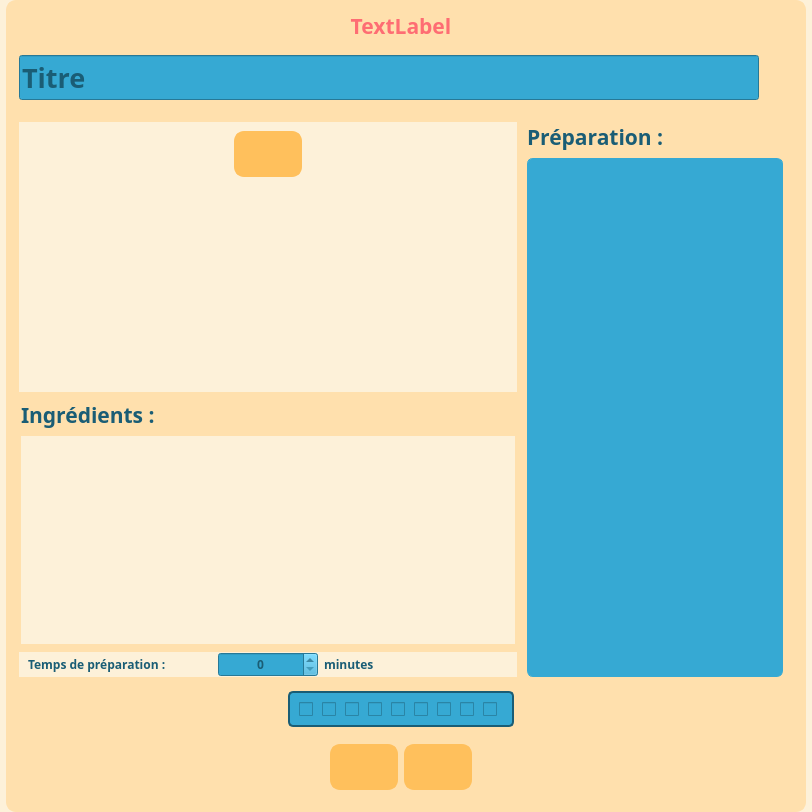
<?xml version="1.0" encoding="UTF-8"?>
<ui version="4.0">
 <class>Form</class>
 <widget class="QWidget" name="Form">
  <property name="geometry">
   <rect>
    <x>0</x>
    <y>0</y>
    <width>812</width>
    <height>812</height>
   </rect>
  </property>
  <property name="windowTitle">
   <string>Form</string>
  </property>
  <property name="styleSheet">
   <string notr="true">
/**/
    QWidget{
        background-color:#fdf1d9;
        font-family:Poiret One;
        font: bold;
    }

    QMainWindow{
        background-color: #fdf1d9;
    }
    
    QFrame#frame_tags_2 {
        background-color: #36a9d3;
        border: 2px solid #1a5d75;
        /*border-bottom-color: #1a5d75;  same as the pane color */
        /*border-top-left-radius: 5px;*/
        border-radius: 5px;
    }

    QFrame#frame_tags{
        background-color: #ffe0ad;
        border: 2px solid #ffe0ad;
        border-radius: 5px;
    }

    QFrame#frame_bottom{
        border: 4px solid #ffe0ad;
        border-radius: 10px;
        background-color:#ffe0ad;
    }
    
    QFrame#frame_details, QFrame#frame_new_recipe, QFrame#frame_6, 
    QFrame#frame_4, QFrame#frame_16, QFrame#frame_8, QFrame#frame_9, 
    QFrame#frame_7, QFrame#frame_10, QFrame#frame_20, QFrame#frame_ingredients,
    QFrame#frame_wB, QFrame#frame_17, QFrame#frame_19{
        border: 2px solid #ffe0ad;
        border-radius: 10px;
        background-color:#ffe0ad;
    }
    
    QFrame#frame_add_ingredient{
        border: 1px solid #17c3b2;
        border-radius: 3px;
        background-color:#17c3b2;
    }
    
    QFrame#frame_confirm {
        background-color: #36a9d3;
        border: 4px solid #fe6d73;
        /*border-bottom-color: #1a5d75;  same as the pane color */
        /*border-top-left-radius: 5px;*/
        border-radius: 6px;
    }
    
    QTabWidget::pane { /* The tab widget frame */
        border-top: 2px solid #1a5d75;
        position: absolute;
        top: -0.5em;
    }
    
    QTabWidget::tab-bar {
        alignment: center;
    }
    
    /* Style the tab using the tab sub-control. Note that
        it reads QTabBar _not_ QTabWidget */
    QTabBar::tab {
        background-color:#36a9d3;
        /*border: 0px solid #1a5d75;
        /*border-bottom-color: #1a5d75; /* same as the pane color */
        /*border-top-left-radius: 0px;
        border-top-right-radius: 0px;*/
        min-width: 8ex;
        padding: 20px;
        color:#1a5d75;
    }
    
    QTabBar::tab:selected, QTabBar::tab:hover {
        background-color:#1a5d75;
        color:#36a9d3;
    }
    
    QTabBar::tab:selected {
        border-color: #1a5d75;
        /*border-bottom-color: #1a5d75; /* same as pane color */
    }
    
    QToolBox {
        icon-size: 40px;
    }
    
    QToolBox::tab {
        background-color:#36a9d3;
        border-radius: 5px;
        color: #1a5d75;
    }
    QToolBox::tab:hover, QToolBox::tab:selected {
        background-color:#1a5d75;
        border-radius: 5px;
        color: #36a9d3;
    }
    
    QToolBox::tab:selected {
    
    }
    
    QPushButton{
        background-color: #ffc05c;
        border-style: solid;
        border-width: 2px;
        border-radius: 10px;
        border-color: #ffc05c;
        font: bold 18px;
        /*min-width: 10em;*/
        padding: 8px;
        color:#1a5d75;
    
    }
    
    QPushButton:hover{
        border-color: #fe6d73;
    }
    
    QPushButton:pressed,  QPushButton:checked{
        border-width: 5px;
        border-radius: 15px;
        font:  15px;
        border-color: #fe6d73;
    }
    
    QPushButton#pB_filter{
        image: url(file:///../UI/images/icon_filter.png);
        max-width:70px;
        max-height:70px;
    }
    
    QPushButton#pB_filter:pressed,  QPushButton#pB_filter:checked{
        border-width: 5px;
        border-radius: 15px;
        image: url(file:///../UI/images/icon_filter_red.png);
        border-color: #fe6d73;
    }
    
    QPushButton#pB_option, QPushButton#pB_option_2 {
        background-color: #fdf1d9;
        border-style: outset;
        border-width: 0px;
        border-radius: 0px;
        border-color: #fdf1d9;
        font: 18px;
        /*min-width: 10em;*/
        padding: 4px;
        color:#1a5d75;
    
    }
    
    QPushButton#pB_option:hover, QPushButton#pB_option_2:hover {
        color:#fe6d73;
    }
    
    QPushButton#pB_option:pressed, QPushButton#pB_option_2:pressed, QPushButton#pB_option:checked, QPushButton#pB_option_2:checked {
        color:#ffc05c;
        font: bold 20px;
    }

    QCheckBox {
        color: #1a5d75;
    }
    
    QCheckBox#cB_restes_2::indicator:unchecked {
        image: url(file:///../UI/images/icon_recycle_uncheck.png);
        width:50px;
        height:50px;
    }
    
    QCheckBox#cB_restes_2::indicator:checked {
        image: url(file:///../UI/images/icon_recycle_check.png);
        width:50px;
        height:50px;
    }
    
    QCheckBox#cB_restes_2::indicator:hover {
        width:45px;
        height:45px;
    }
    
    
    QCheckBox#cB_recherche::indicator:unchecked {
        image: url(file:///../UI/images/icon_up_arrow.png);
        width:20px;
        height:20px;
    }
    
    QCheckBox#cB_recherche::indicator:checked {
        image: url(file:///../UI/images/icon_down_arrow.png);
        width:20px;
        height:20px;
    }
    
    QCheckBox#cB_recherche::indicator:hover{
        width:18px;
        height:18px;
    }

    QCheckBox#cB_web{
        background-color:transparent;
        color:transparent;
    }
    
    QCheckBox#cB_web::indicator:unchecked {
        image: url(file:///../UI/images/icon_web_search_gp.png);
        width:45px;
        height:45px;
    }
    
    QCheckBox#cB_web::indicator:checked {
        image: url(file:///../UI/images/icon_web_search_pg.png);
        width:45px;
        height:45px;
    }
    
    QCheckBox#cB_web::indicator:hover{
        image: url(file:///../UI/images/icon_web_search_gr.png);	
        /*width:45px;
        height:45px;*/
    }
        
    QCheckBox#cB_tagdouble, QCheckBox#cB_tagkids, QCheckBox#cB_tagvegan, QCheckBox#cB_tagsummer, QCheckBox#cB_tagwinter, QCheckBox#cB_tagdessert, QCheckBox#cB_taglunch, QCheckBox#cB_tagdinner, QCheckBox#cB_tagtips{
        background-color: #36a9d3;
    }
    
    
    /**
    CheckBox icons for new recipe
    **/
    
    QCheckBox#cB_tagdouble::indicator:unchecked {
        image: url(file:///../UI/images/tag_double_black_LD.png);
        width:50px;
        height:50px;
    }
    
    QCheckBox#cB_tagdouble::indicator:checked {
        image: url(file:///../UI/images/tag_double_color_LD.png);
        width:50px;
        height:50px;
    }
    
    QCheckBox#cB_tagdouble::indicator:hover {
        width:45px;
        height:45px;
    }
    
    QCheckBox#cB_tagkids::indicator:unchecked {
        image: url(file:///../UI/images/tag_kids_black_LD.png);
        width:50px;
        height:50px;
    }
    
    QCheckBox#cB_tagkids::indicator:checked {
        image: url(file:///../UI/images/tag_kids_color_LD.png);
        width:50px;
        height:50px;
    }
    
    QCheckBox#cB_tagkids::indicator:hover {
        width:45px;
        height:45px;
    }
    
    QCheckBox#cB_tagvegan::indicator:unchecked {
        image: url(file:///../UI/images/tag_vegan_black_LD.png);
        width:60px;
        height:60px;
    }
    
    QCheckBox#cB_tagvegan::indicator:checked {
        image: url(file:///../UI/images/tag_vegan_color_LD.png);
        width:60px;
        height:560px;
    }
    
    QCheckBox#cB_tagvegan::indicator:hover {
        width:55px;
        height:55px;
    }
    
    QCheckBox#cB_taglunch::indicator:unchecked {
        image: url(file:///../UI/images/tag_lunch_black_LD.png);
        width:50px;
        height:50px;
    }
    
    QCheckBox#cB_taglunch::indicator:checked {
        image: url(file:///../UI/images/tag_lunch_color_LD.png);
        width:50px;
        height:50px;
    }
    
    QCheckBox#cB_taglunch::indicator:hover {
        width:45px;
        height:45px;
    }
    
    QCheckBox#cB_tagdinner::indicator:unchecked {
        image: url(file:///../UI/images/tag_dinner_black_LD.png);
        width:50px;
        height:50px;
    }
    
    QCheckBox#cB_tagdinner::indicator:checked {
        image: url(file:///../UI/images/tag_dinner_color_LD.png);
        width:50px;
        height:50px;
    }
    
    QCheckBox#cB_tagdinner::indicator:hover {
        width:45px;
        height:45px;
    }
    
    QCheckBox#cB_tagtips::indicator:unchecked {
        image: url(file:///../UI/images/tag_tips_black_LD.png);
        width:50px;
        height:50px;
    }
    
    QCheckBox#cB_tagtips::indicator:checked {
        image: url(file:///../UI/images/tag_tips_color_LD.png);
        width:50px;
        height:50px;
    }
    
    QCheckBox#cB_tagtips::indicator:hover {
        width:45px;
        height:45px;
    }
    
    QCheckBox#cB_tagsummer::indicator:unchecked {
        image: url(file:///../UI/images/tag_ete_black_LD.png);
        width:50px;
        height:50px;
    }
    
    QCheckBox#cB_tagsummer::indicator:checked {
        image: url(file:///../UI/images/tag_ete_color_LD.png);
        width:50px;
        height:50px;
    }
    
    QCheckBox#cB_tagsummer::indicator:hover {
        width:45px;
        height:45px;
    }
    
    QCheckBox#cB_tagwinter::indicator:unchecked {
        image: url(file:///../UI/images/tag_hiver_black_LD.png);
        width:50px;
        height:50px;
    }
    
    QCheckBox#cB_tagwinter::indicator:checked {
        image: url(file:///../UI/images/tag_hiver_color_LD.png);
        width:50px;
        height:50px;
    }
    
    QCheckBox#cB_tagwinter::indicator:hover {
        width:45px;
        height:45px;
    }
    
    QCheckBox#cB_tagdessert::indicator:unchecked {
        image: url(file:///../UI/images/tag_dessert_black_LD.png);
        width:50px;
        height:50px;
    }
    
    QCheckBox#cB_tagdessert::indicator:checked {
        image: url(file:///../UI/images/tag_dessert_color_LD.png);
        width:50px;
        height:50px;
    }
    
    QCheckBox#cB_tagdessert::indicator:hover {
        width:45px;
        height:45px;
    }
    
    QCheckBox#cB_search_tag_dessert::indicator:unchecked {
        image: url(file:///../UI/images/tag_dessert_black_LD.png);
        width:50px;
        height:50px;
    }
    
    QCheckBox#cB_search_tag_dessert::indicator:checked {
        image: url(file:///../UI/images/tag_dessert_color_LD.png);
        width:50px;
        height:50px;
    }
    
    QCheckBox#cB_search_tag_dessert::indicator:hover {
        width:45px;
        height:45px;
    }

    QCheckBox#cB_search_recipe_name::indicator:checked, QCheckBox#cB_search_preparation::indicator:checked, QCheckBox#cB_search_ingredients::indicator:checked {
        image: url(file:///../UI/images/icon_check.png);
        width:20px;
        height:20px;
    }

    QCheckBox#cB_search_recipe_name::indicator:unchecked, QCheckBox#cB_search_preparation::indicator:unchecked, QCheckBox#cB_search_ingredients::indicator:unchecked {
        image: url(file:///../UI/images/icon_uncheck.png);
        width:20px;
        height:20px;
    }
    
    QTableWidget {
        background-color: #fdf1d9;
        selection-background-color: #ffe0ad;
        selection-color: #ffe0ad;
        alternate-background-color: #fdf1d9;
        color: #1a5d75;
        border-radius: 6px;
    }
    
    QTableWidget::item:hover{
        color:#ffc05c;
    }
    
    QTableWidget#tW_historique {
        background-color: #fdf1d9;
        selection-background-color: #ffcb77;
        selection-color: #1a5d75;
    }

    QTableWidget#tW_ingredients{
        background-color: #17c3b2;
        border-color: #17c3b2;
    }

    QHeaderView::section {
        background-color: #ffe0ad;
        color: #1a5d75;
        border: none;
        
    }

    QDateEdit {
        background-color: #36a9d3;
        color: #1a5d75;
        font: bold 18px;
    }
    
    QSpinBox {
        background-color: #36a9d3;
        color: #1a5d75;
    }
    
    QListWidget {
        background-color: #fdf1d9;
        selection-background-color: #ffc05c;
        selection-color: #1a5d75;
        alternate-background-color: #fdf1d9;
        color: #1a5d75;
    }
    
    QListWidget::item:hover{
        color:#ffc05c;
    }
    
    QListWidget#lW_menu, QListWidget#lW_courses {
        background-color: #ffe0ad;
    }
    
    QListWidget#lW_menu {
        border: 1px solid #ffe0ad;
        border-radius: 10px;
    }
    
    QLineEdit {
        background-color: #36a9d3;
        color: #1a5d75;
    }
    

    QLabel {
        color: #1a5d75;
        background-color: transparent;
    }
    
    QLabel#label_vegan, QLabel#label_kids, QLabel#label_double, QLabel#label_summer, QLabel#label_winter, QLabel#label_dessert_2, QLabel#label_lunchdinner, QLabel#label_tips{
        background-color: #ffe0ad;
    }
    
    QLabel#label_newedit{
        color: #fe6d73;
    }

    QLabel#label_confirm, QLabel#label_warning {
        background-color: transparent;
    }
        
    
    QComboBox {
        border: 4px solid #ffc05c;
        border-radius: 3px;
        background: #36a9d3;
        padding: 1px 23px 1px 3px;
        min-width: 6em;
        color: #1a5d75;
        font-size: 18px;
    
    }
    QComboBox::drop-down {
        subcontrol-origin: padding;
        subcontrol-position: top right;
        width: 20px;
    
        border-top-right-radius: 3px;
        border-bottom-right-radius: 3px;
    }
    QComboBox::down-arrow {
        image: url(file:///../UI/images/icon_down_arrow.png);
        width: 20px;
        height: 20px;
    }
    
    QComboBox#cB_ingredient, QComboBox#cB_unit{
        border: 1px solid #ffc05c;
        border-radius: 2px;
        background: #36a9d3;
        padding: 1px 1px 1px 1px;
        min-width: 6em;
        color: #1a5d75;
        font-size: 14px;
    }
    
    QComboBox#cB_ingredient::down-arrow, QComboBox#cB_unit::down-arrow {
        width: 15px;
        height: 15px;
    }
    
     
    QComboBox QAbstractItemView{
        background-color: #fdf1d9;
        /*color: #1a5d75;*/
        selection-background-color: #ffc05c;
        /*selection-color: #1a5d75;*/
    }

    QToolTip {
        opacity: 300;
        border: 2px solid #ffc05c;
        border-radius: 4px;
        padding: 2px;
        background-color: #fdf1d9;
        color: #1a5d75;
    
    }
    
    QScrollBar:vertical, QScrollBar:horizontal {
        border: 1px solid #1a5d75;
        background:#fdf1d9;
        width:10px; 
        margin: 0px 0px 0px 0px;
      }
    QScrollBar::handle:vertical, QScrollBar::handle:horizontal {
        background: #ffc05c;
        min-height: 0px;
    }
    QScrollBar::add-line:vertical, QScrollBar::add-line:horizontal {
        background: #ffc05c;
        height: 0px;
        subcontrol-position: bottom;
        subcontrol-origin: margin;
    }
    QScrollBar::sub-line:vertical, QScrollBar::sub-line:horizontal {
        background: #ffc05c;
        height: 0 px;
        subcontrol-position: top;
        subcontrol-origin: margin;
    }
    
    QTextBrowser{
        white-space: pre-line;
        color: #1a5d75;
        border-radius: 6px;
    }
    
    QTextBrowser#tE_ingredients, QTextBrowser#tE_recipe{
        background: #17c3b2;
        border: 1px solid #17c3b2;
    }

    QTextBrowser#tB_preparation{
        background: #36a9d3;
        border: 1px solid #36a9d3;
    }
/**/

</string>
  </property>
  <layout class="QGridLayout" name="gridLayout">
   <property name="leftMargin">
    <number>0</number>
   </property>
   <property name="topMargin">
    <number>0</number>
   </property>
   <property name="rightMargin">
    <number>0</number>
   </property>
   <property name="bottomMargin">
    <number>0</number>
   </property>
   <item row="0" column="0">
    <spacer name="horizontalSpacer">
     <property name="orientation">
      <enum>Qt::Horizontal</enum>
     </property>
     <property name="sizeHint" stdset="0">
      <size>
       <width>40</width>
       <height>20</height>
      </size>
     </property>
    </spacer>
   </item>
   <item row="0" column="1">
    <widget class="QFrame" name="frame_new_recipe">
     <property name="minimumSize">
      <size>
       <width>800</width>
       <height>0</height>
      </size>
     </property>
     <property name="frameShape">
      <enum>QFrame::NoFrame</enum>
     </property>
     <property name="frameShadow">
      <enum>QFrame::Raised</enum>
     </property>
     <layout class="QGridLayout" name="gridLayout_28">
      <item row="0" column="0" rowspan="2" colspan="3">
       <widget class="QLabel" name="label_newedit">
        <property name="font">
         <font>
          <family>Poiret One</family>
          <pointsize>16</pointsize>
          <weight>75</weight>
          <italic>false</italic>
          <bold>true</bold>
         </font>
        </property>
        <property name="text">
         <string>TextLabel</string>
        </property>
        <property name="alignment">
         <set>Qt::AlignCenter</set>
        </property>
       </widget>
      </item>
      <item row="0" column="3" rowspan="10">
       <widget class="QFrame" name="frame_wB">
        <property name="frameShape">
         <enum>QFrame::NoFrame</enum>
        </property>
        <property name="frameShadow">
         <enum>QFrame::Raised</enum>
        </property>
        <layout class="QGridLayout" name="gridLayout_44">
         <property name="leftMargin">
          <number>0</number>
         </property>
         <property name="topMargin">
          <number>0</number>
         </property>
         <property name="rightMargin">
          <number>0</number>
         </property>
         <property name="bottomMargin">
          <number>0</number>
         </property>
         <property name="spacing">
          <number>0</number>
         </property>
         <item row="0" column="0">
          <layout class="QVBoxLayout" name="vL_web_browser"/>
         </item>
        </layout>
       </widget>
      </item>
      <item row="6" column="1" colspan="2">
       <widget class="QFrame" name="frame_10">
        <property name="frameShape">
         <enum>QFrame::NoFrame</enum>
        </property>
        <property name="frameShadow">
         <enum>QFrame::Raised</enum>
        </property>
        <layout class="QGridLayout" name="gridLayout_35">
         <property name="leftMargin">
          <number>0</number>
         </property>
         <property name="topMargin">
          <number>0</number>
         </property>
         <property name="rightMargin">
          <number>0</number>
         </property>
         <property name="bottomMargin">
          <number>0</number>
         </property>
         <item row="1" column="0">
          <widget class="QTextBrowser" name="tB_preparation">
           <property name="toolTip">
            <string>Instructions pour la préparation</string>
           </property>
           <property name="frameShape">
            <enum>QFrame::NoFrame</enum>
           </property>
           <property name="readOnly">
            <bool>false</bool>
           </property>
           <property name="textInteractionFlags">
            <set>Qt::LinksAccessibleByKeyboard|Qt::LinksAccessibleByMouse|Qt::TextBrowserInteraction|Qt::TextEditable|Qt::TextEditorInteraction|Qt::TextSelectableByKeyboard|Qt::TextSelectableByMouse</set>
           </property>
           <property name="openExternalLinks">
            <bool>true</bool>
           </property>
          </widget>
         </item>
         <item row="0" column="0">
          <widget class="QLabel" name="label_7">
           <property name="font">
            <font>
             <family>Poiret One</family>
             <pointsize>16</pointsize>
             <weight>75</weight>
             <italic>false</italic>
             <bold>true</bold>
            </font>
           </property>
           <property name="text">
            <string>Préparation :</string>
           </property>
          </widget>
         </item>
        </layout>
       </widget>
      </item>
      <item row="6" column="0">
       <widget class="QFrame" name="frame_7">
        <property name="frameShape">
         <enum>QFrame::NoFrame</enum>
        </property>
        <property name="frameShadow">
         <enum>QFrame::Raised</enum>
        </property>
        <layout class="QVBoxLayout" name="verticalLayout_3">
         <property name="leftMargin">
          <number>0</number>
         </property>
         <property name="topMargin">
          <number>0</number>
         </property>
         <property name="rightMargin">
          <number>0</number>
         </property>
         <property name="bottomMargin">
          <number>0</number>
         </property>
         <item>
          <widget class="QWidget" name="widget" native="true">
           <property name="sizePolicy">
            <sizepolicy hsizetype="Minimum" vsizetype="Preferred">
             <horstretch>0</horstretch>
             <verstretch>0</verstretch>
            </sizepolicy>
           </property>
           <property name="maximumSize">
            <size>
             <width>16777215</width>
             <height>270</height>
            </size>
           </property>
           <property name="layoutDirection">
            <enum>Qt::RightToLeft</enum>
           </property>
           <layout class="QGridLayout" name="gridLayout_7">
            <property name="leftMargin">
             <number>0</number>
            </property>
            <property name="topMargin">
             <number>0</number>
            </property>
            <property name="rightMargin">
             <number>0</number>
            </property>
            <property name="bottomMargin">
             <number>0</number>
            </property>
            <item row="0" column="0">
             <widget class="QLabel" name="img_dish">
              <property name="sizePolicy">
               <sizepolicy hsizetype="Minimum" vsizetype="Preferred">
                <horstretch>0</horstretch>
                <verstretch>0</verstretch>
               </sizepolicy>
              </property>
              <property name="text">
               <string/>
              </property>
              <property name="pixmap">
               <pixmap>../images/placeholder_dish_icon.jpg</pixmap>
              </property>
              <property name="scaledContents">
               <bool>true</bool>
              </property>
             </widget>
            </item>
            <item row="0" column="0">
             <widget class="QWidget" name="widget_dish_button" native="true">
              <property name="sizePolicy">
               <sizepolicy hsizetype="Maximum" vsizetype="Preferred">
                <horstretch>0</horstretch>
                <verstretch>0</verstretch>
               </sizepolicy>
              </property>
              <property name="styleSheet">
               <string notr="true">QFrame #widget_dish_button{
    background-color:transparent;
}</string>
              </property>
              <layout class="QVBoxLayout" name="verticalLayout_5">
               <item>
                <widget class="QPushButton" name="pB_photo">
                 <property name="sizePolicy">
                  <sizepolicy hsizetype="Fixed" vsizetype="Fixed">
                   <horstretch>0</horstretch>
                   <verstretch>0</verstretch>
                  </sizepolicy>
                 </property>
                 <property name="toolTip">
                  <string>Choisir une image</string>
                 </property>
                 <property name="layoutDirection">
                  <enum>Qt::RightToLeft</enum>
                 </property>
                 <property name="text">
                  <string/>
                 </property>
                 <property name="iconSize">
                  <size>
                   <width>50</width>
                   <height>50</height>
                  </size>
                 </property>
                </widget>
               </item>
               <item>
                <spacer name="verticalSpacer_2">
                 <property name="orientation">
                  <enum>Qt::Vertical</enum>
                 </property>
                 <property name="sizeHint" stdset="0">
                  <size>
                   <width>20</width>
                   <height>40</height>
                  </size>
                 </property>
                </spacer>
               </item>
              </layout>
             </widget>
            </item>
           </layout>
          </widget>
         </item>
         <item>
          <widget class="QFrame" name="frame_ingredients">
           <property name="sizePolicy">
            <sizepolicy hsizetype="Preferred" vsizetype="Preferred">
             <horstretch>0</horstretch>
             <verstretch>0</verstretch>
            </sizepolicy>
           </property>
           <property name="frameShape">
            <enum>QFrame::NoFrame</enum>
           </property>
           <property name="frameShadow">
            <enum>QFrame::Raised</enum>
           </property>
           <layout class="QGridLayout" name="gridLayout_36">
            <property name="leftMargin">
             <number>0</number>
            </property>
            <property name="topMargin">
             <number>0</number>
            </property>
            <property name="rightMargin">
             <number>0</number>
            </property>
            <property name="bottomMargin">
             <number>0</number>
            </property>
            <item row="2" column="0">
             <widget class="QListWidget" name="lw_ingredients">
              <property name="sizePolicy">
               <sizepolicy hsizetype="Expanding" vsizetype="Minimum">
                <horstretch>0</horstretch>
                <verstretch>0</verstretch>
               </sizepolicy>
              </property>
              <property name="frameShape">
               <enum>QFrame::NoFrame</enum>
              </property>
             </widget>
            </item>
            <item row="1" column="0">
             <widget class="QLabel" name="label_2">
              <property name="sizePolicy">
               <sizepolicy hsizetype="Preferred" vsizetype="Maximum">
                <horstretch>0</horstretch>
                <verstretch>0</verstretch>
               </sizepolicy>
              </property>
              <property name="font">
               <font>
                <family>Poiret One</family>
                <pointsize>16</pointsize>
                <weight>75</weight>
                <italic>false</italic>
                <bold>true</bold>
               </font>
              </property>
              <property name="text">
               <string>Ingrédients :</string>
              </property>
             </widget>
            </item>
           </layout>
          </widget>
         </item>
         <item>
          <widget class="QWidget" name="widget_2" native="true">
           <property name="sizePolicy">
            <sizepolicy hsizetype="Preferred" vsizetype="Maximum">
             <horstretch>0</horstretch>
             <verstretch>0</verstretch>
            </sizepolicy>
           </property>
           <layout class="QHBoxLayout" name="horizontalLayout_5">
            <property name="topMargin">
             <number>0</number>
            </property>
            <property name="bottomMargin">
             <number>0</number>
            </property>
            <item>
             <widget class="QLabel" name="label_10">
              <property name="sizePolicy">
               <sizepolicy hsizetype="Preferred" vsizetype="Maximum">
                <horstretch>0</horstretch>
                <verstretch>0</verstretch>
               </sizepolicy>
              </property>
              <property name="text">
               <string>Temps de préparation :</string>
              </property>
             </widget>
            </item>
            <item>
             <widget class="QSpinBox" name="sB_time">
              <property name="sizePolicy">
               <sizepolicy hsizetype="Fixed" vsizetype="Fixed">
                <horstretch>0</horstretch>
                <verstretch>0</verstretch>
               </sizepolicy>
              </property>
              <property name="maximumSize">
               <size>
                <width>100</width>
                <height>16777215</height>
               </size>
              </property>
              <property name="alignment">
               <set>Qt::AlignCenter</set>
              </property>
              <property name="maximum">
               <number>1000</number>
              </property>
              <property name="singleStep">
               <number>5</number>
              </property>
             </widget>
            </item>
            <item>
             <widget class="QLabel" name="label_11">
              <property name="text">
               <string>minutes</string>
              </property>
             </widget>
            </item>
           </layout>
          </widget>
         </item>
        </layout>
       </widget>
      </item>
      <item row="9" column="0" colspan="3">
       <widget class="QFrame" name="frame_8">
        <property name="frameShape">
         <enum>QFrame::NoFrame</enum>
        </property>
        <property name="frameShadow">
         <enum>QFrame::Raised</enum>
        </property>
        <layout class="QGridLayout" name="gridLayout_30">
         <item row="0" column="0">
          <spacer name="horizontalSpacer_12">
           <property name="orientation">
            <enum>Qt::Horizontal</enum>
           </property>
           <property name="sizeHint" stdset="0">
            <size>
             <width>40</width>
             <height>20</height>
            </size>
           </property>
          </spacer>
         </item>
         <item row="0" column="1">
          <widget class="QPushButton" name="pB_cancel_2">
           <property name="toolTip">
            <string>Annuler</string>
           </property>
           <property name="text">
            <string/>
           </property>
           <property name="iconSize">
            <size>
             <width>40</width>
             <height>40</height>
            </size>
           </property>
          </widget>
         </item>
         <item row="0" column="2">
          <widget class="QPushButton" name="pB_ok_2">
           <property name="toolTip">
            <string>Enregistrer</string>
           </property>
           <property name="text">
            <string/>
           </property>
           <property name="iconSize">
            <size>
             <width>40</width>
             <height>40</height>
            </size>
           </property>
          </widget>
         </item>
         <item row="0" column="3">
          <spacer name="horizontalSpacer_13">
           <property name="orientation">
            <enum>Qt::Horizontal</enum>
           </property>
           <property name="sizeHint" stdset="0">
            <size>
             <width>40</width>
             <height>20</height>
            </size>
           </property>
          </spacer>
         </item>
        </layout>
       </widget>
      </item>
      <item row="3" column="0" colspan="3">
       <widget class="QFrame" name="frame_16">
        <property name="frameShape">
         <enum>QFrame::NoFrame</enum>
        </property>
        <property name="frameShadow">
         <enum>QFrame::Raised</enum>
        </property>
        <layout class="QGridLayout" name="gridLayout_49">
         <property name="leftMargin">
          <number>0</number>
         </property>
         <property name="topMargin">
          <number>0</number>
         </property>
         <property name="rightMargin">
          <number>0</number>
         </property>
         <property name="bottomMargin">
          <number>0</number>
         </property>
         <item row="0" column="0">
          <widget class="QLineEdit" name="lE_titre">
           <property name="font">
            <font>
             <family>Poiret One</family>
             <pointsize>20</pointsize>
             <weight>75</weight>
             <italic>false</italic>
             <bold>true</bold>
            </font>
           </property>
           <property name="toolTip">
            <string>Titre de la recette</string>
           </property>
           <property name="text">
            <string>Titre</string>
           </property>
          </widget>
         </item>
         <item row="0" column="1">
          <widget class="QFrame" name="frame_20">
           <property name="frameShape">
            <enum>QFrame::NoFrame</enum>
           </property>
           <property name="frameShadow">
            <enum>QFrame::Raised</enum>
           </property>
           <layout class="QGridLayout" name="gridLayout_48">
            <property name="leftMargin">
             <number>0</number>
            </property>
            <property name="topMargin">
             <number>0</number>
            </property>
            <property name="rightMargin">
             <number>0</number>
            </property>
            <property name="bottomMargin">
             <number>0</number>
            </property>
            <property name="spacing">
             <number>0</number>
            </property>
            <item row="0" column="0">
             <widget class="QCheckBox" name="cB_web">
              <property name="toolTip">
               <string>Rechercher sur Internet</string>
              </property>
              <property name="layoutDirection">
               <enum>Qt::LeftToRight</enum>
              </property>
              <property name="text">
               <string/>
              </property>
             </widget>
            </item>
           </layout>
          </widget>
         </item>
        </layout>
       </widget>
      </item>
      <item row="8" column="0" colspan="3" alignment="Qt::AlignHCenter|Qt::AlignVCenter">
       <widget class="QFrame" name="frame_tags_2">
        <property name="frameShape">
         <enum>QFrame::StyledPanel</enum>
        </property>
        <property name="frameShadow">
         <enum>QFrame::Raised</enum>
        </property>
        <layout class="QGridLayout" name="gridLayout_29">
         <property name="spacing">
          <number>3</number>
         </property>
         <item row="2" column="3">
          <widget class="QCheckBox" name="cB_tagvegan">
           <property name="toolTip">
            <string>Vegan</string>
           </property>
           <property name="text">
            <string/>
           </property>
          </widget>
         </item>
         <item row="2" column="5">
          <widget class="QCheckBox" name="cB_tagwinter">
           <property name="toolTip">
            <string>Plat d'hiver (colonne A!)</string>
           </property>
           <property name="text">
            <string/>
           </property>
          </widget>
         </item>
         <item row="2" column="2">
          <widget class="QCheckBox" name="cB_tagkids">
           <property name="toolTip">
            <string>Les enfants aiment</string>
           </property>
           <property name="text">
            <string/>
           </property>
          </widget>
         </item>
         <item row="2" column="8">
          <widget class="QCheckBox" name="cB_tagdinner">
           <property name="toolTip">
            <string>Soir</string>
           </property>
           <property name="text">
            <string/>
           </property>
          </widget>
         </item>
         <item row="2" column="4">
          <widget class="QCheckBox" name="cB_tagsummer">
           <property name="toolTip">
            <string>Plat d'été</string>
           </property>
           <property name="text">
            <string/>
           </property>
          </widget>
         </item>
         <item row="2" column="1">
          <widget class="QCheckBox" name="cB_tagdouble">
           <property name="toolTip">
            <string>Peut servir pour 2 repas</string>
           </property>
           <property name="text">
            <string/>
           </property>
          </widget>
         </item>
         <item row="2" column="6">
          <widget class="QCheckBox" name="cB_tagdessert">
           <property name="toolTip">
            <string>Dessert</string>
           </property>
           <property name="text">
            <string/>
           </property>
          </widget>
         </item>
         <item row="2" column="7">
          <widget class="QCheckBox" name="cB_taglunch">
           <property name="toolTip">
            <string>Midi</string>
           </property>
           <property name="text">
            <string/>
           </property>
          </widget>
         </item>
         <item row="2" column="9">
          <widget class="QCheckBox" name="cB_tagtips">
           <property name="toolTip">
            <string>Préparation (uniquement)</string>
           </property>
           <property name="text">
            <string/>
           </property>
          </widget>
         </item>
        </layout>
       </widget>
      </item>
     </layout>
    </widget>
   </item>
   <item row="0" column="2">
    <spacer name="horizontalSpacer_2">
     <property name="orientation">
      <enum>Qt::Horizontal</enum>
     </property>
     <property name="sizeHint" stdset="0">
      <size>
       <width>40</width>
       <height>20</height>
      </size>
     </property>
    </spacer>
   </item>
  </layout>
 </widget>
 <resources/>
 <connections>
  <connection>
   <sender>cB_web</sender>
   <signal>toggled(bool)</signal>
   <receiver>frame_wB</receiver>
   <slot>setVisible(bool)</slot>
   <hints>
    <hint type="sourcelabel">
     <x>761</x>
     <y>69</y>
    </hint>
    <hint type="destinationlabel">
     <x>801</x>
     <y>414</y>
    </hint>
   </hints>
  </connection>
 </connections>
</ui>
